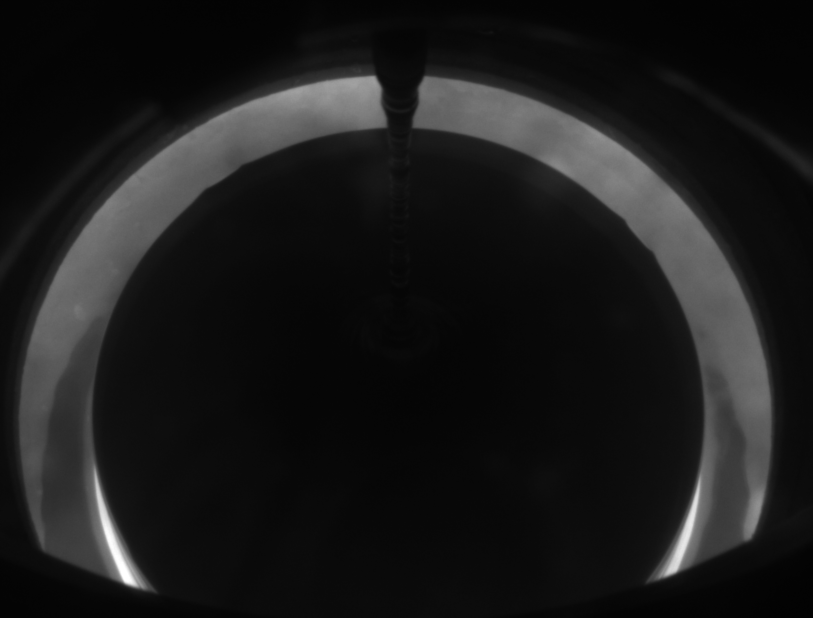
#> input picture failed/1296400.bmp, 1626 x 1236 px (shown at 1/2 size); its folder holds only this picture in this run
$ python -i V3_1.py   (imports and definitions only)
#> lines starting #> are read from the running program, lines starting #| are printed output that depends on the picture; after the words box and inside, x2 and y2 are one past the last pixel; in counts of white or black regions, pixels touching at a corner belong together
import cv2 as cv
import numpy as np
import os


def lines_crossed(line1, line2, mode=1):
    '''
    mode:
    1、直线与直线
    2、直线与线段
    '''

    if line1 == None or line2 == None:
        return False, (0, 0)
    point_is_exist = False

    x = y = 0
    # line1 = [int(i) for i in line1]
    # line2 = [int(i) for i in line2]
    x1, y1, x2, y2 = line1
    x3, y3, x4, y4 = line2
    # [5 lines of commented-out code are left out]

    if (x2 - x1) == 0:
        k1 = None
        b1 = 0
    else:
        k1 = (y2 - y1) * 1.0 / (x2 - x1)  # 计算k1,由于点均为整数，需要进行浮点数转化
        b1 = y1 * 1.0 - x1 * k1 * 1.0  # 整型转浮点型是关键

    if (x4 - x3) == 0:  # L2直线斜率不存在
        k2 = None
        b2 = 0
    else:
        k2 = (y4 - y3) * 1.0 / (x4 - x3)  # 斜率存在
        b2 = y3 * 1.0 - x3 * k2 * 1.0

    if k1 is None:
        if not k2 is None:
            x = x1
            y = k2 * x1 + b2
            point_is_exist = True
    elif k2 is None:
        x = x3
        y = k1 * x3 + b1
    elif not k2 == k1:
        x = (b2 - b1) * 1.0 / (k1 - k2)
        y = k1 * x * 1.0 + b1 * 1.0
        point_is_exist = True

    point = (int(x), int(y))
    if mode == 2:
        if point[0] > max(x3, x4) or point[0] < min(x3, x4):
            point_is_exist = False
            point = (0, 0)

    return point_is_exist, (int(x), int(y))


def contrast_boost_add(image, n=3):
    '''图片自加处理'''
    dst = image
    m = dst
    for i in range(n):
        dst = cv.add(m, dst)
    return dst


# [27 lines left out: functions contrast_brightness, dilate_then_erode, not called in this run]


def dilate_and_erode_for_hough(image):
    '''定义卷积核'''
    kernel = cv.getStructuringElement(cv.MORPH_RECT, (3, 3))
    kerneld = cv.getStructuringElement(cv.MORPH_RECT, (1, 3))
    kernele = cv.getStructuringElement(cv.MORPH_RECT, (3, 1))

    '''膨胀腐蚀'''
    dst = cv.dilate(image, kerneld)
    dst = cv.dilate(dst, kerneld)
    dst = cv.dilate(dst, kerneld)
    dst = cv.dilate(dst, kerneld)
    dst = cv.dilate(dst, kerneld)
    dst = cv.dilate(dst, kerneld)

    dst = cv.erode(dst, kernele)
    dst = cv.erode(dst, kernele)
    dst = cv.erode(dst, kernele)

    dst = cv.dilate(dst, kerneld)
    dst = cv.dilate(dst, kerneld)
    dst = cv.dilate(dst, kerneld)
    dst = cv.dilate(dst, kerneld)
    dst = cv.dilate(dst, kerneld)
    dst = cv.dilate(dst, kerneld)
    dst = cv.dilate(dst, kerneld)
    dst = cv.dilate(dst, kerneld)
    dst = cv.dilate(dst, kerneld)
    dst = cv.dilate(dst, kerneld)

    dst = cv.erode(dst, kernele)
    dst = cv.erode(dst, kernele)
    dst = cv.erode(dst, kernele)

    dst = cv.dilate(dst, kerneld)
    dst = cv.dilate(dst, kerneld)
    dst = cv.dilate(dst, kerneld)
    dst = cv.dilate(dst, kerneld)
    dst = cv.dilate(dst, kerneld)
    dst = cv.dilate(dst, kerneld)
    dst = cv.dilate(dst, kerneld)
    dst = cv.dilate(dst, kerneld)
    dst = cv.dilate(dst, kerneld)
    dst = cv.dilate(dst, kerneld)
    dst = cv.dilate(dst, kerneld)
    dst = cv.dilate(dst, kerneld)

    dst = cv.erode(dst, kernele)
    dst = cv.erode(dst, kernele)

    dst = cv.dilate(dst, kerneld)
    dst = cv.dilate(dst, kerneld)
    dst = cv.dilate(dst, kerneld)
    dst = cv.dilate(dst, kerneld)
    dst = cv.dilate(dst, kerneld)

    dst = cv.erode(dst, kernele)
    dst = cv.erode(dst, kernele)
    dst = cv.erode(dst, kernele)

    '''resize函数具有抗齿距的效果'''
    dst = cv.resize(dst, dst.shape, interpolation=cv.INTER_CUBIC)
    dst = cv.resize(dst, dst.shape, interpolation=cv.INTER_CUBIC)

    return dst


# [8 lines left out: function show, not called in this run]


def dye(image, lw=5, rw=5,  sh=3, value=255):
    '''截断染色函数，将图像的两边染色
        image: 图片
        lw: 左边染色1/lw
        rw: 右边染色1/rw
        sh: 上面的染色范围
        value: 染色的灰度值
    '''
    h, w = image.shape
    mask = np.ones([h, w], np.uint8)
    mask *= value
    mask[2*int(h/sh):h, int(w/lw): int(w-w/rw)] = 0
    dst = cv.add(mask, image)
    return dst


def houghP(src, dst, minLineLength):
    '''累计概率霍夫'''
    dst = cv.medianBlur(dst, 13)

    edges = cv.Canny(dst, 10, 1000)
    background = src.copy()
    lines = cv.HoughLinesP(edges, 0.6, np.pi / 180, threshold=minLineLength,
                           minLineLength=minLineLength, maxLineGap=10)
    for x1, y1, x2, y2 in lines[:, 0]:
        cv.line(background, (x1, y1), (x2, y2), (0, 255, 0), 2)
    return background, [(x1, y1, x2, y2) for x1, y1, x2, y2 in lines[:, 0]]


def hough(src, dst):
    '''霍夫直线检测
        src: 背景图
        dst: 检测图
        返回值:
        background: 绘制直线后的图片
        ((x1, y1, x2, y2) if len(lines) else None): 检测出的线段集合 (以 (x1, y1, x2, y2) 的形式)
    '''

    dst = np.array(dst, dtype=np.uint8)
    # 形态学闭操作
    res = cv.Canny(dst, 10, 1000)
    # show("canny", res)
    lines = cv.HoughLines(res, rho=2, theta=np.pi/180, threshold=85)
    # 筛选并排序
    lines = sorted([line for line in lines if 2.88 <
                    line[0][1] < 3.4], key=lambda x: x[0][1])
    background = src.copy()

    if len(lines):
        # 由极坐标系转换成的霍夫空间下的横纵坐标
        line = lines[len(lines)//2]
        rho = line[0][0]  # 第一个元素是距离rho
        theta = line[0][1]  # 第二个元素是角度theta
        x1 = int(rho / np.cos(theta))
        y1 = 0
        x2 = int((rho - background.shape[0]
                  * np.sin(theta)) / np.cos(theta))
        y2 = background.shape[0]

        # 该直线与第一行的交点
        pt1 = (x1, y1)
        # 该直线与最后一行的焦点
        pt2 = (x2, y2)
        cv.line(background, pt1, pt2, (255, 0, 0), 5)

    return background, ((x1, y1, x2, y2) if len(lines) else None)


def process(img_path, save_path):
    '''----------------------------------前期操作-----------------------------------'''
#> called with img_path = 'failed/1296400.bmp', save_path = 'out.png'
    '''创建文件夹'''
    try:
        os.mkdir("D:/study/opencv/result/" + img_path[-11:-4])
    except:
        pass

    '''展示图全局化'''
    global src
    src = cv.imread(img_path)
#> src is the input picture: shape (1236, 1626, 3); min 2, max 255, mean 25.8

    '''----------------------------------图像预处理-----------------------------------'''

    '''灰度化，降色彩通道为1'''
    dst = cv.cvtColor(src, cv.COLOR_BGR2GRAY)
    mask = np.ones(src.shape)  # 白色掩膜

    '''增强对比度'''
    dst = contrast_boost_add(dst, 2)
#> the loop in contrast_boost_add, `for i in range(n):` made 2 passes
#> pass 2, in contrast_boost_add, `dst = cv.add(m, dst)`:
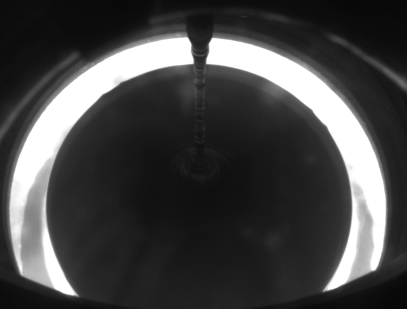
#> dst: shape (1236, 1626) (shown at 1/4 size); min 6, max 255, mean 68.7

    preview = dst

    '''寻找最大值和最小值'''
    minVal, maxVal, minIdx, maxIdx = cv.minMaxLoc(dst)
#> minVal = 6; maxVal = 255; minIdx = (351, 0); maxIdx = (736, 151)
    # dst = cv.medianBlur(dst, 5)
    dst = cv.normalize(dst, dst=mask, alpha=minVal,
                       beta=maxVal, norm_type=cv.NORM_MINMAX)
#> mask: shape (1236, 1626, 3) float64; every value is 1

    '''高斯滤波'''
    dst = cv.GaussianBlur(dst, (9, 9), 3)

    '''二值化处理'''
    _, threshold = cv.threshold(dst, 100, 255, cv.THRESH_BINARY)
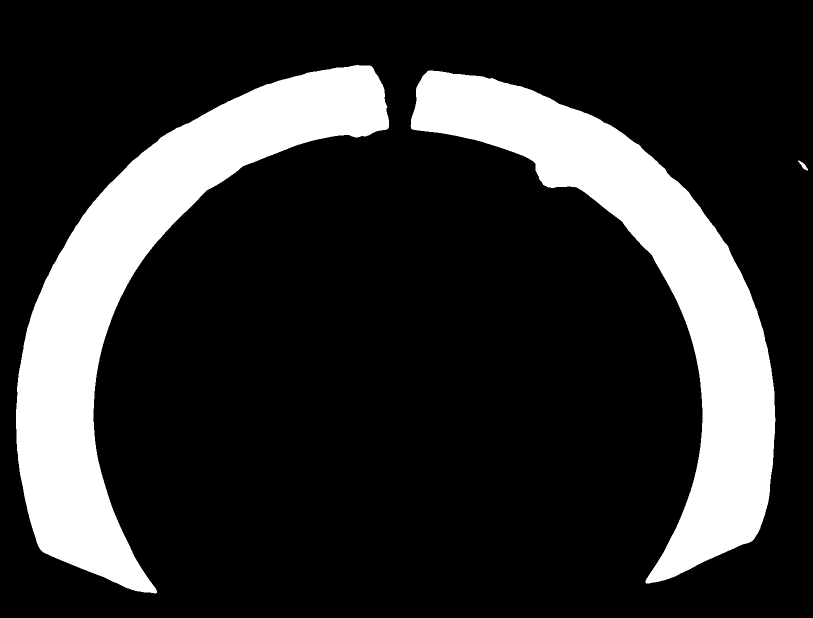
#> threshold: shape (1236, 1626) (shown at 1/2 size); 19.1% white; 3 white regions, box (x1, y1, x2, y2) and area: (32, 130, 778, 1187) 199631, (821, 141, 1551, 1167) 184193, (1596, 321, 1616, 341) 141
    dst = cv.adaptiveThreshold(
        dst, 255, cv.ADAPTIVE_THRESH_GAUSSIAN_C, cv.THRESH_BINARY, 101, -1)
#> dst: shape (1236, 1626); 15.1% white; 488 white regions (332 under 20 px), largest, box (x1, y1, x2, y2) and area: (36, 129, 777, 1190) 111983, (822, 148, 1546, 1171) 106576, (594, 31, 1252, 110) 14235

    binary = dst

    '''加法去黑边'''
    dst = cv.add(dst, threshold)
#> dst: shape (1236, 1626); 23.3% white; 480 white regions (328 under 20 px), largest, box (x1, y1, x2, y2) and area: (32, 129, 778, 1190) 199744, (821, 141, 1551, 1171) 185220, (594, 31, 1252, 110) 14235

    '''降噪处理·滤波操作'''

    # dst = cv.medianBlur(dst, 13)

    # dst = cv.filter2D(dst, -1, kernel=kernel)

    # dst = cv.morphologyEx(dst, cv.MORPH_OPEN, kernel=kernel)  # 开操作降噪

    '''----------------------------------霍夫直线检测-----------------------------------'''

    '''截断染色左右两边'''
    cut = dye(dst, 8, 8)
#> in dye, `dst = cv.add(mask, image)`:
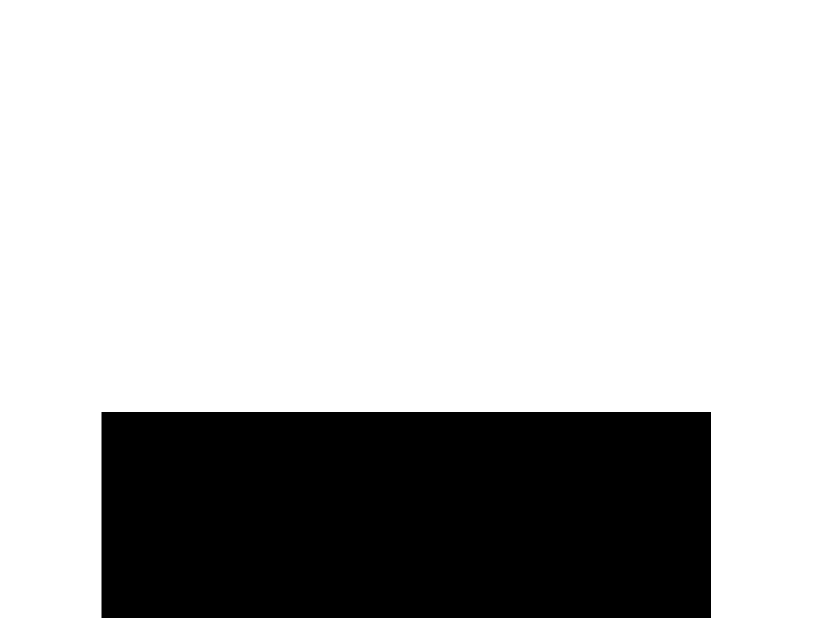
#> mask: shape (1236, 1626) (shown at 1/2 size); 75% white; 1 black region, box (x1, y1, x2, y2) and area: (203, 824, 1422, 1236) 502228

    dilate = dilate_and_erode_for_hough(cut)
#> in dilate_and_erode_for_hough, `dst = cv.dilate(dst, kerneld)`:
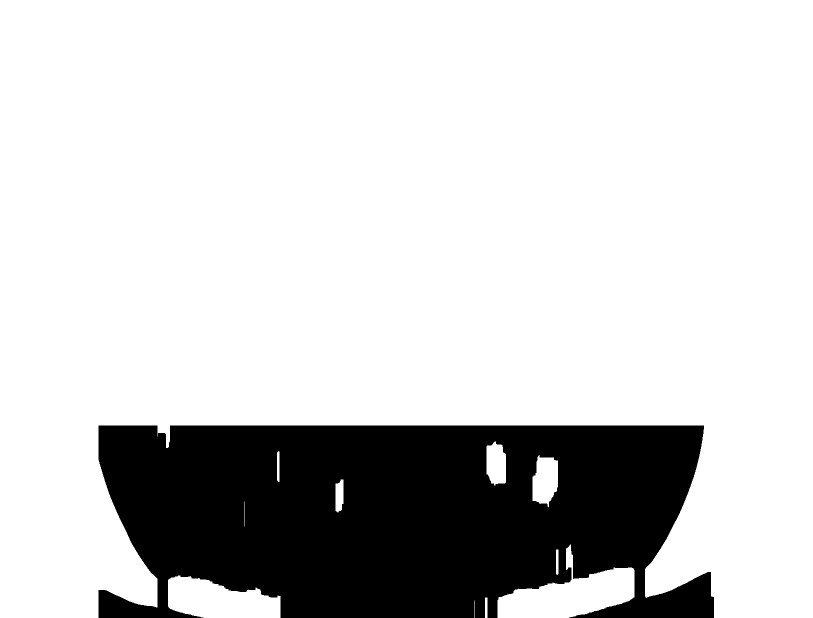
#> dst: shape (1236, 1626) (shown at 1/2 size); 80.4% white; 1 black region, box (x1, y1, x2, y2) and area: (197, 851, 1428, 1236) 393415
#> in dilate_and_erode_for_hough, `dst = cv.dilate(dst, kerneld)`:
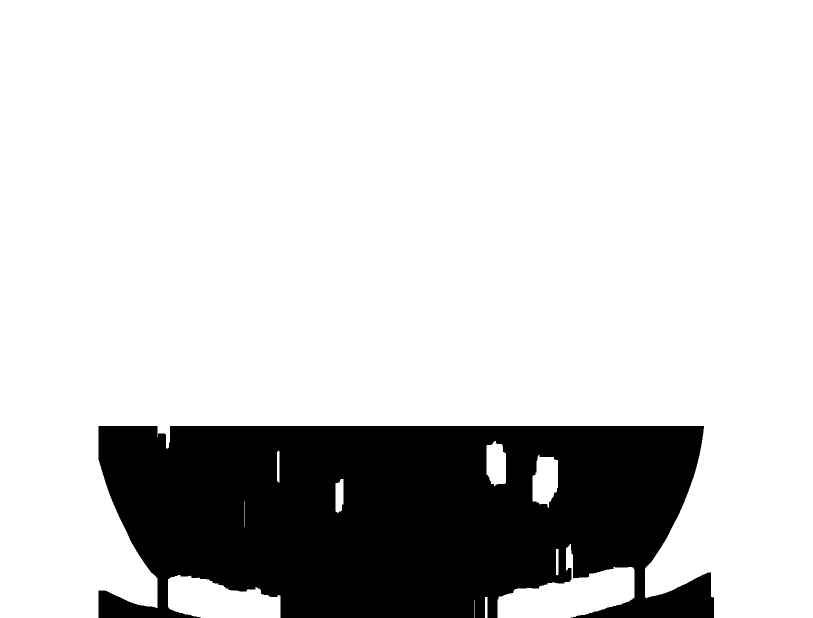
#> dst: shape (1236, 1626) (shown at 1/2 size); 80.6% white; 1 black region, box (x1, y1, x2, y2) and area: (197, 852, 1428, 1236) 390749
#> in dilate_and_erode_for_hough, `dst = cv.erode(dst, kernele)`:
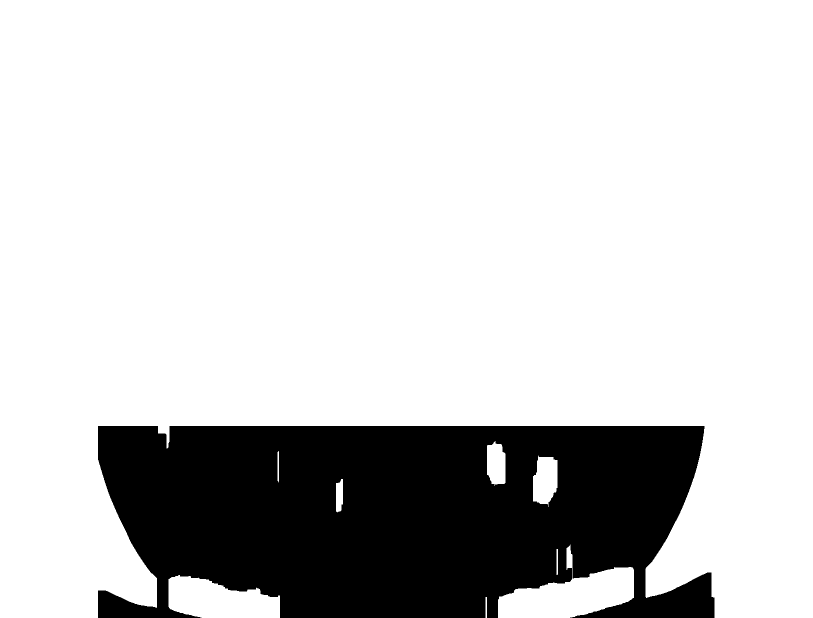
#> dst: shape (1236, 1626) (shown at 1/2 size); 80.4% white; 1 black region, box (x1, y1, x2, y2) and area: (196, 852, 1429, 1236) 393288
#> in dilate_and_erode_for_hough, `dst = cv.dilate(dst, kerneld)`:
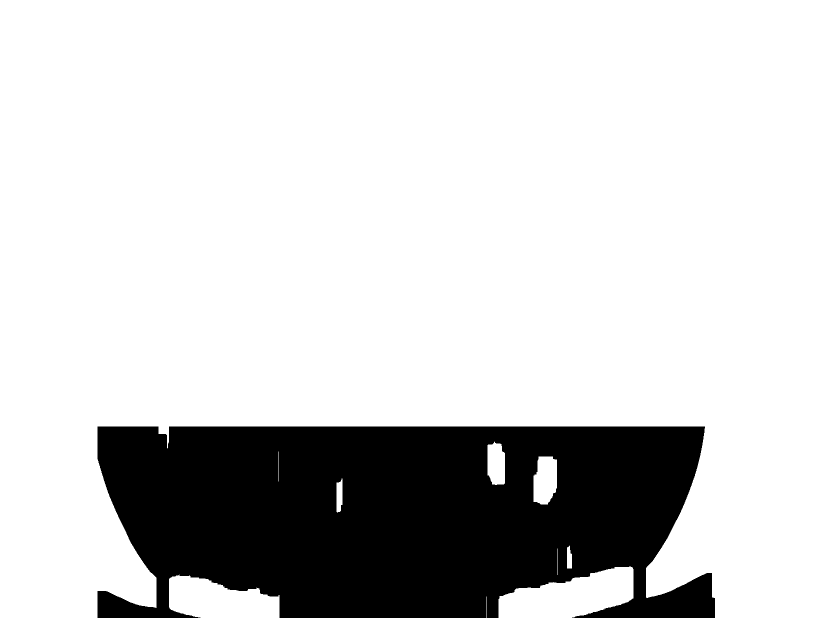
#> dst: shape (1236, 1626) (shown at 1/2 size); 80.4% white; 1 black region, box (x1, y1, x2, y2) and area: (195, 853, 1430, 1236) 393058

    hough(src, dilate)
#> in hough, `lines = cv.HoughLines(res, rho=2, theta=np.pi/180, threshold=85)`: lines = 49 rows, first 8: [856, 1.57], [878, 1.55], [1672, 0.454], [866, 1.55], [872, 1.55], [1678, 0.471], [192, 0], [842, 1.59]
#> in hough, `lines = sorted([line for line in lines if 2.88 < line[0][1] < 3.4], ke..`: lines = []

    '''检测左右晶线'''
    img = cv.flip(dst, 1)
    hough_img2, img2_line = hough(
        np.zeros([src.shape[0], src.shape[1], 3], src.dtype), img)
#> in hough (call 2), `lines = cv.HoughLines(res, rho=2, theta=np.pi/180, threshold=85)`: lines = 850 rows, first 8: [-370, 2.06], [-608, 2.37], [76, 0], [-784, 2.36], [1092, 1.76], [804, 0], [426, 0.628], [266, 0.995]
#> img2_line = (769, 0, 921, 1236)

    hough_img1, img1_line = hough(
        np.zeros([src.shape[0], src.shape[1], 3], src.dtype), dilate)
#> in hough (call 3), `lines = cv.HoughLines(res, rho=2, theta=np.pi/180, threshold=85)`: lines = 49 rows, first 8: [856, 1.57], [878, 1.55], [1672, 0.454], [866, 1.55], [872, 1.55], [1678, 0.471], [192, 0], [842, 1.59]

    '''使用镜像翻转检测右半图晶线'''
    hough_img2 = cv.flip(hough_img2, 1)

    if img2_line != None:
        img2_line = (img.shape[1] - img2_line[0], img2_line[1],
                     img.shape[1] - img2_line[2], img2_line[3])
#> img2_line = (857, 0, 705, 1236)

    if not lines_crossed(img1_line, img2_line):
        hough_img = cv.add(hough_img1, hough_img2)
    else:
        hough_img = hough_img1

    houghP_img, houghP_lines = houghP(
        np.zeros([src.shape[0], src.shape[1], 3], src.dtype), dst, 40)
#> in houghP, `lines = cv.HoughLinesP(edges, 0.6, np.pi / 180, threshold=minLineLengt..`: lines = 68 rows, first 6: [140, 376, 229, 287], [330, 464, 414, 380], [123, 359, 178, 301], [400, 232, 457, 202], [1163, 380, 1242, 442], [1301, 507, 1354, 603]
#> the loop in houghP, `for x1, y1, x2, y2 in lines[:, 0]:` made 68 passes
#> houghP_lines = 68 items, first 6: (140, 376, 229, 287), (330, 464, 414, 380), (123, 359, 178, 301), (400, 232, 457, 202), (1163, 380, 1242, 442), (1301, 507, 1354, 603)

    houghP_result = houghP_img

    '''绘制直线与绿线交点'''
    if not lines_crossed(img1_line, img2_line):
        if img1_line != None:
            for houghP_line in houghP_lines:
                point_is_exsit, point = lines_crossed(
                    img1_line, houghP_line, 2)
                if point_is_exsit:
                    cv.circle(houghP_result, point, 1, (0, 0, 255), 2)

        if img2_line != None:
            for houghP_line in houghP_lines:
                point_is_exsit, point = lines_crossed(
                    img2_line, houghP_line, 2)
                if point_is_exsit:
                    cv.circle(houghP_result, point, 1, (0, 0, 255), 2)
    else:
        for houghP_line in houghP_lines:
            point_is_exsit, point = lines_crossed(img1_line, houghP_line, 2)
            if point_is_exsit:
                cv.circle(houghP_result, point, 1, (0, 0, 255), 2)
#> this loop made 68 passes

    hough_result = cv.add(hough_img, src)
    result = cv.add(houghP_result, hough_result)
    # show("result", result)

    '''----------------------------------写入结果-----------------------------------'''

    cv.imwrite(save_path + img_path[-11:-4] + "/preview.bmp", preview)
    cv.imwrite(save_path + img_path[-11:-4] + "/binary.bmp", binary)
    cv.imwrite(save_path + img_path[-11:-4] + "/cut.bmp", cut)
    cv.imwrite(save_path + img_path[-11:-4] + "/dilate.bmp", dilate)
    cv.imwrite(save_path + img_path[-11:-4] + "/result.bmp", result)

    return result


# [15 lines not run here, left out]

>>> result = process('failed/1296400.bmp', 'out.png')
